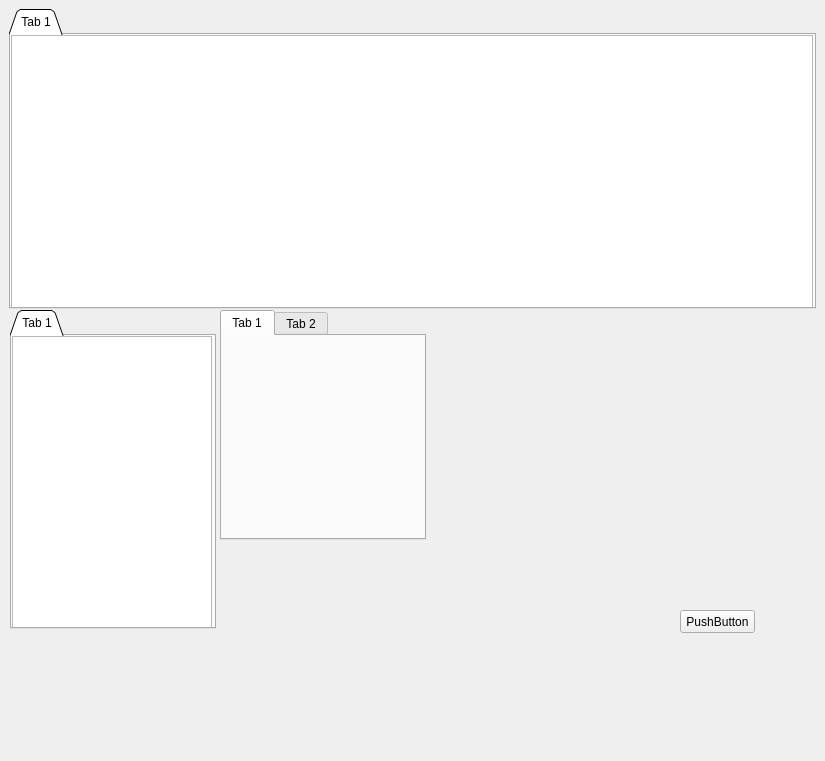
<?xml version="1.0" encoding="UTF-8"?>
<ui version="4.0">
 <class>market</class>
 <widget class="QWidget" name="market">
  <property name="geometry">
   <rect>
    <x>0</x>
    <y>0</y>
    <width>825</width>
    <height>761</height>
   </rect>
  </property>
  <property name="windowTitle">
   <string>Form</string>
  </property>
  <widget class="QTabWidget" name="tabWidget">
   <property name="geometry">
    <rect>
     <x>9</x>
     <y>9</y>
     <width>807</width>
     <height>300</height>
    </rect>
   </property>
   <property name="tabPosition">
    <enum>QTabWidget::North</enum>
   </property>
   <property name="tabShape">
    <enum>QTabWidget::Triangular</enum>
   </property>
   <property name="currentIndex">
    <number>0</number>
   </property>
   <property name="elideMode">
    <enum>Qt::ElideLeft</enum>
   </property>
   <widget class="QWidget" name="tab">
    <attribute name="title">
     <string>Tab 1</string>
    </attribute>
    <widget class="QTableView" name="MktPriceTab">
     <property name="geometry">
      <rect>
       <x>0</x>
       <y>0</y>
       <width>802</width>
       <height>300</height>
      </rect>
     </property>
     <property name="horizontalScrollBarPolicy">
      <enum>Qt::ScrollBarAlwaysOn</enum>
     </property>
     <property name="sizeAdjustPolicy">
      <enum>QAbstractScrollArea::AdjustToContents</enum>
     </property>
    </widget>
   </widget>
  </widget>
  <widget class="QTabWidget" name="tabWidget_3">
   <property name="geometry">
    <rect>
     <x>220</x>
     <y>310</y>
     <width>206</width>
     <height>230</height>
    </rect>
   </property>
   <property name="currentIndex">
    <number>0</number>
   </property>
   <widget class="QWidget" name="tab_3">
    <attribute name="title">
     <string>Tab 1</string>
    </attribute>
   </widget>
   <widget class="QWidget" name="tab_4">
    <attribute name="title">
     <string>Tab 2</string>
    </attribute>
   </widget>
  </widget>
  <widget class="QTabWidget" name="tabWidget_2">
   <property name="geometry">
    <rect>
     <x>10</x>
     <y>310</y>
     <width>206</width>
     <height>319</height>
    </rect>
   </property>
   <property name="tabShape">
    <enum>QTabWidget::Triangular</enum>
   </property>
   <property name="currentIndex">
    <number>0</number>
   </property>
   <widget class="QWidget" name="tab_2">
    <attribute name="title">
     <string>Tab 1</string>
    </attribute>
    <widget class="QTableView" name="tableView">
     <property name="geometry">
      <rect>
       <x>0</x>
       <y>0</y>
       <width>200</width>
       <height>300</height>
      </rect>
     </property>
     <property name="verticalScrollBarPolicy">
      <enum>Qt::ScrollBarAlwaysOff</enum>
     </property>
     <property name="horizontalScrollBarPolicy">
      <enum>Qt::ScrollBarAlwaysOff</enum>
     </property>
     <property name="autoScroll">
      <bool>false</bool>
     </property>
     <property name="showGrid">
      <bool>false</bool>
     </property>
     <property name="cornerButtonEnabled">
      <bool>false</bool>
     </property>
     <attribute name="horizontalHeaderVisible">
      <bool>false</bool>
     </attribute>
     <attribute name="horizontalHeaderDefaultSectionSize">
      <number>50</number>
     </attribute>
     <attribute name="verticalHeaderVisible">
      <bool>false</bool>
     </attribute>
    </widget>
   </widget>
  </widget>
  <widget class="QPushButton" name="pushButton">
   <property name="geometry">
    <rect>
     <x>680</x>
     <y>610</y>
     <width>75</width>
     <height>23</height>
    </rect>
   </property>
   <property name="text">
    <string>PushButton</string>
   </property>
  </widget>
 </widget>
 <resources/>
 <connections/>
</ui>
